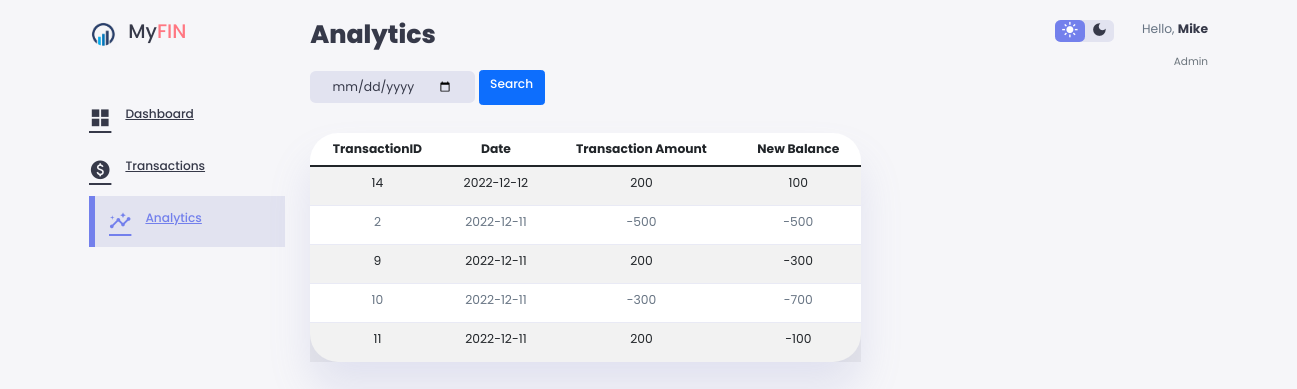
The app's page /analytics with its own data.
### tables this page shows
CREATE TABLE 'transactions' ('transaction_id' INTEGER PRIMARY KEY AUTOINCREMENT NOT NULL, date DATE NOT NULL, amount NUMERIC NOT NULL, balance NUMERIC NOT NULL DEFAULT 0.00);

### app.py (the view)
@app.route("/analytics", methods=["GET", "POST"])
def analytics():
    if request.method == "POST":
        date = request.form.get("date")
        fin_info = db.execute(
        "SELECT transaction_id, date, amount, balance FROM transactions WHERE date = ?", date)
        return render_template("analytics.html", fin_info=fin_info)
    else:
        fin_info = db.execute(
        "SELECT transaction_id, date, amount, balance FROM transactions ORDER BY date DESC")
        return render_template("analytics.html", fin_info=fin_info)

### app.py (called while the page is built)
@app.after_request
def after_request(response):
    response.headers["Cache-Control"] = "no-cache, no-store, must-revalidate"
    response.headers["Expires"] = 0
    response.headers["Pragma"] = "no-cache"
    return response

### templates/analytics.html (shortened to what this page needs)
<!DOCTYPE html>
<html lang="en">
    <head>
        <link href="https://cdn.jsdelivr.net/npm/bootstrap@5.1.3/dist/css/bootstrap.min.css" rel="stylesheet">
        <link href="/static/styles.css" rel="stylesheet">
    </head>
    <body>
        <div class="container">
            <aside>
                <div class="top">
                    <div class="logo">
                        <img src="/static/logo.png">
                        <h2>My<span class="danger">FIN</span></h2>
                    </div>
                </div>
                <div class="sidebar">
                    <a href="{{ url_for('index') }}">
                        <span class="material-icons-sharp">grid_view</span>
                        <h3>Dashboard</h3>
                    </a>
                    <a href="/transactions">
                        <span class="material-icons-sharp">paid</span>
                        <h3>Transactions</h3>
                    </a>
                    <a href="{{ url_for('analytics') }}" class="active">
                        <span class="material-icons-sharp">insights</span>
                        <h3>Analytics</h3>
                    </a>
                </div>
            </aside>
            <main>
                <form action="/analytics" method="post">
                    <h1>Analytics</h1>
                    <div class="date">
                        <input type="date" id="date" name="date">
                    </div>
                    <button class="btn btn-primary" type="submit"><h3>Search</h3></button>
                </form>
                <div class="recent-transactions">
                    <table class="table table-striped">
                        <thead>
                            <tr>
                                <th>TransactionID</th>
                                <th>Date</th>
                                <th>Transaction Amount</th>
                                <th>New Balance</th>
                            </tr>
                        </thead>
                        <tbody>
                            {% for info in fin_info %}
                            <tr>
                                <td>{{ info["transaction_id"] }}</td>
                                <td>{{ info["date"] }}</td>
                                <td>{{ info["amount"] }}</td>
                                <td>{{ info["balance"] }}</td>
                            </tr>
                            {% endfor %}
                        </tbody>
                    </table>
                </div>
            </main>
            <div class="right">
                <div class="top">
                    <div class="theme-toggler">
                        <span class="material-icons-sharp active">light_mode</span>
                        <span class="material-icons-sharp">dark_mode</span>
                    </div>
                    <div class="profile">
                        <div class="info">
                            <p>Hello, <b>Mike</b></p>
                            <small class="text-muted">Admin</small>
                        </div>
                    </div>
                </div>
    </body>
</html>

### static/styles.css (style rules this page uses)
:root { --color-primary: #7380ec; --color-danger: #ff7782; --color-success: #41f1b6; --color-warning: #ffbb55; --color-white: #fff; --color-info-dark: #7d8da1; --color-info-light: #dce1eb; --color-dark: #363949; --color-light: rgba(132, 139, 200, 0.18); --color-primary-variant: #11e88; --color-dark-variant: #677483; --color-background: #f6f6f9; --card-border-radius: 2rem; --border-radius-1: 0.4rem; --border-radius-2: 0.8rem; --border-radius-3: 1.2rem; --card-padding: 1.8rem; --padding-1: 1.2rem; --box-shadow: 0 2rem 3rem var(--color-light); }
* { margin: 0; padding: 0; outline: 0; appearance: none; border: 0; text-decoration: none; list-style: none; box-sizing: border-box; }
html { font-size: 14px; }
body { width: 100vw; height: 100vh; font-family: poppins, sans-serif; font-size: 0.88rem; background: var(--color-background); user-select: none; overflow-x: hidden; color: var(--color-dark); }
.container { display: grid; width: 96%; margin: 0 auto; gap: 1.8rem; grid-template-columns: 14rem auto 23rem; }
a { color: var(--color-dark); }
img { display: block; width: 100%; }
h1 { font-weight: 800; font-size: 1.8rem; }
h2 { font-size: 1.4rem; }
h3 { font-size: 0.87rem; }
small { font-size: 0.75rem; }
.text-muted { color: var(--color-info-dark); }
p { color: var(--color-dark-variant); }
b { color: var(--color-dark); }
.danger { color: var(--color-danger); }
aside { height: 100vh; }
aside .top { display: flex; align-items: center; justify-content: space-between; margin-top: 1.4rem; }
aside .logo { display: flex; gap: 0.8rem; }
aside .logo img { width: 2rem; height: 2rem; }
aside .sidebar { display: flex; flex-direction: column; height: 86vh; position: relative; top: 3rem; }
aside h3 { font-weight: 500; }
aside .sidebar a { display: flex; color: var(--color-info-dark) margin: 2rem; gap: 1rem; align-items: center; position: relative; height: 3.7rem; transition: all 300ms ease; }
aside .sidebar a span { font-size: 1.6rem; transition: all 300ms ease; }
aside .sidebar a.active { background: var(--color-light); color: var(--color-primary); margin-left: 0; }
aside .sidebar a.active:before { content: ''; width: 6px; height: 100%; background: var(--color-primary) }
aside .sidebar a.active span { color: var(--color-primary); margin-left: cal(1rem -3px); }
main { margin-top: 1.4rem; }
main .date { display: inline-block; background: var(--color-light); border-radius: var(--border-radius-1); margin-top: 1rem; padding: 0.5rem 1.6rem; }
main .date input[type='date'] { background: transparent; color: var(--color-dark); }
main .recent-transactions { margin-top: 2rem; }
main .recent-transactions table { background: var(--color-white); width: 100%; border-radius: var(--card-border-radius); padding: var(--card-padding); text-align: center; box-shadow: var(--box-shadow); transition: all 300ms ease; }
main table tbody td { height: 2.8rem; border-bottom: 1px solid var(--color-light); color: var(--color-dark-variant); }
main table tbody tr:last-child td { border: none; }
.right { margin-top: 1.4rem; }
.right .top { display: flex; justify-content: end; gap: 2rem; }
.right .theme-toggler { background: var(--color-light); display: flex; justify-content: space-between; align-items: center; height: 1.6rem; width: 4.2rem; cursor: pointer; border-radius: var(--border-radius-1); }
.right .theme-toggler span { font-size: 1.2rem; width: 50%; height: 100%; display: flex; align-items: center; justify-content: center; }
.right .theme-toggler span.active { background: var(--color-primary); color: white; border-radius: var(--border-radius-1) }
.right .top .profile { display: flex; gap: 2rem; text-align: right; }

### records on screen
transactions: transaction_id "14", date "2022-12-12", amount "200", balance "100"
transactions: transaction_id "2", date "2022-12-11", amount "-500", balance "-500"
transactions: transaction_id "9", date "2022-12-11", amount "200", balance "-300"
transactions: transaction_id "10", date "2022-12-11", amount "-300", balance "-700"
transactions: transaction_id "11", date "2022-12-11", amount "200", balance "-100"
